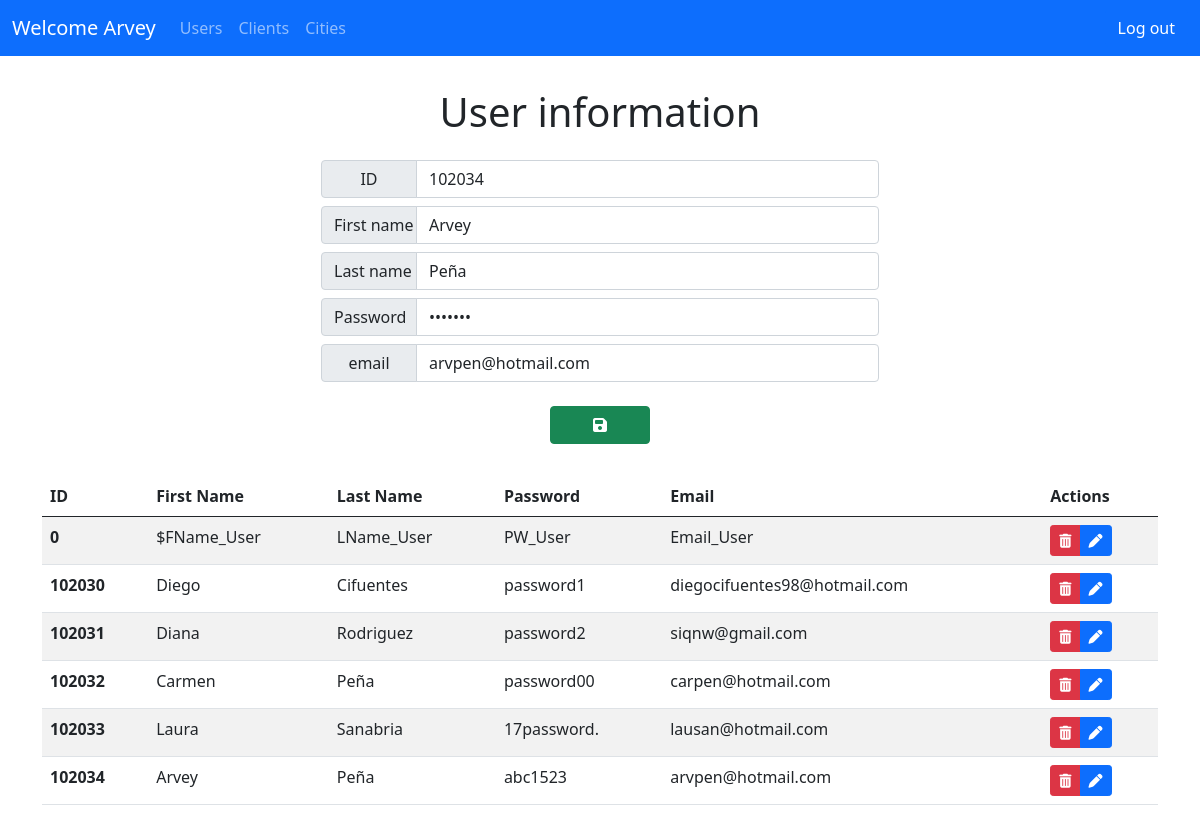
The app's page /users.php?edit=102034 (signed in), older data.
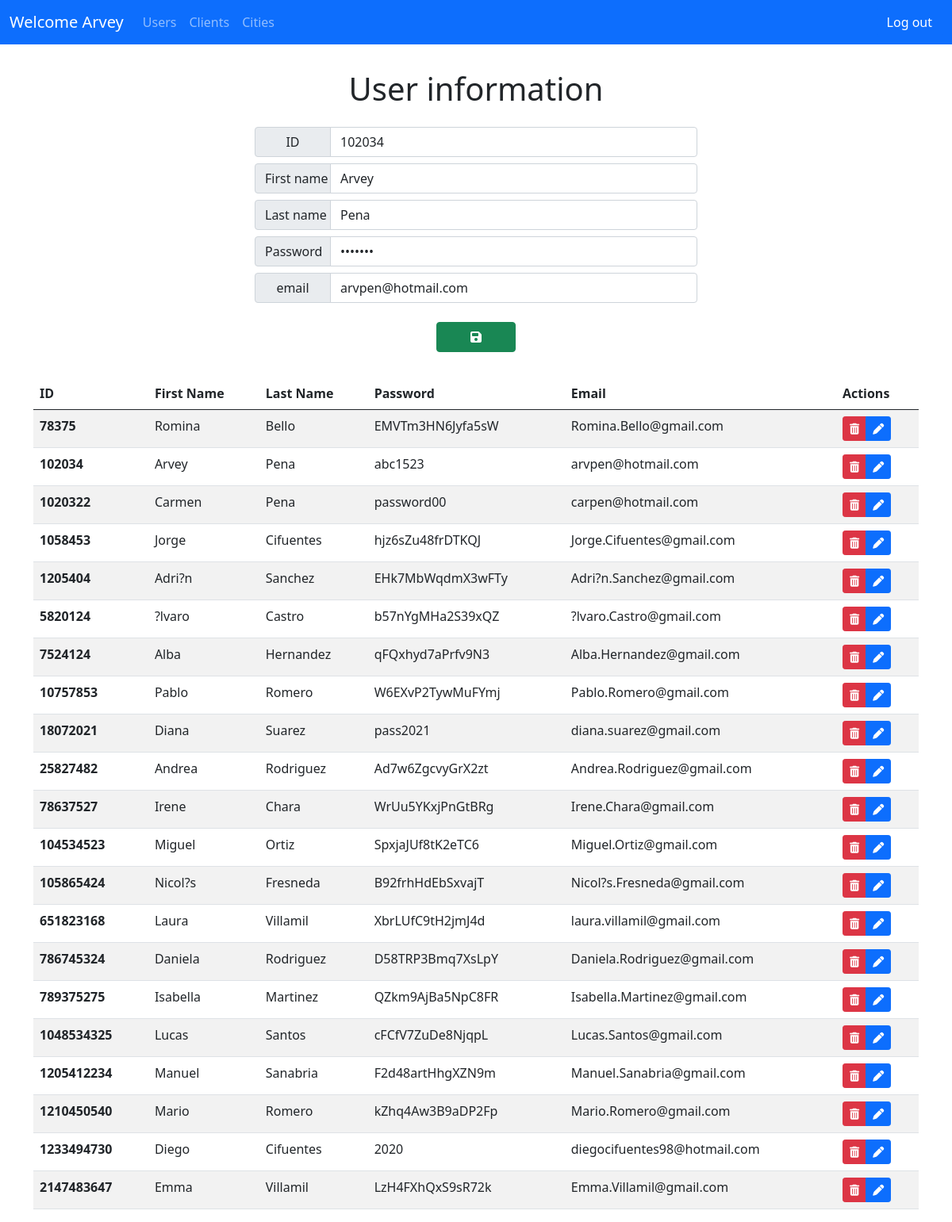
The same page, newer data.
### tables this page shows
CREATE TABLE `users` (
  `id` int(15) NOT NULL,
  `firstname` varchar(30) NOT NULL,
  `lastname` varchar(15) NOT NULL,
  `pass` varchar(30) NOT NULL,
  `email` varchar(30) NOT NULL
);

### users.php (the view, shortened to what this page needs)
<!DOCTYPE html>
<html lang="es">
  <head>
    <link rel="stylesheet" href="main.css" />
    <link href="https://cdn.jsdelivr.net/npm/bootstrap@5.0.2/dist/css/bootstrap.min.css" rel="stylesheet"/>
  </head>
  <body>
<?php
  include "includes/connection.php";
  include ("views/nav.php");
  if (isset($_GET['edit'])) {
    $Parameter = $_GET['edit'];
  }
    ?> <div class="alert alert-success text-center" role="alert">User deleted successfully</div><?php
  function Get_User($ID_User){
    $SELECT_User = "SELECT * FROM users WHERE id = '$ID_User'";
    $ExecSELECT_User = mysqli_query($GLOBALS['CON'],$SELECT_User);
    if($ExecSELECT_User){
      while($ROW = mysqli_fetch_assoc($ExecSELECT_User)){
        $ROW_ID = $ROW['id'];
        $ROW_FN = $ROW['firstname'];
        $ROW_LN = $ROW['lastname'];
        $ROW_PW = $ROW['pass'];
        $ROW_EMAIL = $ROW['email'];
        return array($ROW_ID, $ROW_FN, $ROW_LN, $ROW_PW, $ROW_EMAIL);
      }
    }
  }
  if(isset($Parameter)){
    list($ROW_ID, $ROW_FN, $ROW_LN, $ROW_PW, $ROW_EMAIL) = Get_User($Parameter);
  }else{
    $ROW_ID = "";
    $ROW_FN = "";
    $ROW_LN = "";
    $ROW_PW = "";
    $ROW_EMAIL = "";
  }?>
<div class="container">
    <div class="content">
<?php
if($SessionStarted){
  include("views/form_user.php");
?>
<table class="table table-striped table-hover" data-search="true">
  <thead>
    <tr>
      <th scope="col">ID</th>
      <th scope="col">First Name</th>
      <th scope="col">Last Name</th>
      <th scope="col">Password</th>
      <th scope="col">Email</th>
      <th scope="col">Actions</th>
    </tr>
  </thead>
  <tbody>
    <?php
    $Query_users_list = "select id as ID, firstname as FirstName, lastname as LastName, pass as Password, email as Email from users ORDER BY id asc";
    $ExecQuery_users_list = mysqli_query($CON,$Query_users_list);
    while($Users_list  = mysqli_fetch_assoc($ExecQuery_users_list)){
      $User_ID = $Users_list['ID'];
      $User_FirstName = $Users_list['FirstName'];
      $User_LastName = $Users_list['LastName'];
      $User_Password = $Users_list['Password'];
      $User_Email = $Users_list['Email'];
      ?>
    <tr>
      <th scope="row" class=""><?php echo $User_ID; ?></th>
      <td class=""><?php echo $User_FirstName; ?></td>
      <td class=""><?php echo $User_LastName; ?></td>
      <td class=""><?php echo $User_Password; ?></td>
      <td class=""><?php echo $User_Email; ?></td>
      <td class="">
        <form class="actions" action="users.php" method="GET">
          <div class="btn-group btn-group-sm" role="group">
            <button type="submit" name="delete" value="<?php echo $User_ID;?>" class="btn btn-danger action-delete-user">
            <i class="fas fa-trash-alt"></i>
            <button type="submit" name="edit" value="<?php echo $User_ID;?>" class="btn btn-primary action-edit-user">
              <i class="fas fa-pen"></i>
            </button>
          </div>
        </form>
      </td>
    </tr>
    <?php }?>
  </tbody>
</table>
<?php
}else{
  include ("views/form-login.php");
}
?>

### views/nav.php (shortened to what this page needs)
<nav class="navbar navbar-expand-lg navbar-dark bg-primary">
        <div class="container-fluid">
          <a class="navbar-brand" href="index.php"
            >Welcome
            <?php
            if(isset($_SESSION['id'])){
              $SessionStarted = true;
            }else{
              $SessionStarted = false;
            }
            if($SessionStarted){
              echo $_SESSION['firstname'];
            }
            ?>
          </a>
          <div class="collapse navbar-collapse" id="navbarNavAltMarkup">
            <ul class="navbar-nav me-auto mb-2 mb-lg-0">
              <li class="nav-item">
                <a href="users.php" class="nav-link" >Users</a>
              </li>
              <li class="nav-item">
                <a href="clients.php" class="nav-link ">Clients</a>
              </li>
              <li class="nav-item">
                <a href="cities.php" class="nav-link">Cities</a>
              </li>
            </ul>
            <a class="btn btn-primary" role="button" href="logout.php"
              >Log out</a
            >
          </div>
        </div>
      </nav>

### views/form_user.php (shortened to what this page needs)
<div class="form-section">
  <p class="h1 text-center">User information</p>
  <div class="form-section-data">
    <form class="global-form form-user" action="users.php" method="GET">
      <div class="form-group">
        <div class="row g-3 align-items-center">
          <div class="input-group info-box">
            <span for="ID_User" class="input-group-text">ID</span>
            <input type="text" id="ID_User" name="ID_User" value="<?php echo $ROW_ID;?>" class="form-control" required/>
          </div>
          <div class="input-group info-box">
            <span for="FName_User" class="input-group-text">First name</span>
            <input
              type="text"
              id="FName_User"
              name="FName_User"
              class="form-control" value="<?php echo $ROW_FN;?>" required
            />
          </div>
          <div class="input-group info-box">
            <span for="LName_User" class="input-group-text">Last name</span>
            <input
              type="text"
              id="LName_User"
              name="LName_User"
              class="form-control" value="<?php echo $ROW_LN;?>" required
            />
          </div>
          <div class="input-group info-box">
            <span for="PW_User" class="input-group-text">Password</span>
            <input
              type="password"
              id="PW_User"
              name="PW_User"
              class="form-control" value="<?php echo $ROW_PW;?>" required
            />
          </div>
          <div class="input-group info-box">
            <span for="Email_User" class="input-group-text">email</span>
            <input
              type="email"
              id="Email_User"
              name="Email_User"
              class="form-control" value="<?php echo $ROW_EMAIL;?>" required
            />
          </div>
          <button class="btn btn-success btn-form-user" type="submit" name="submit" value="click"><i class="fas fa-save"></i></button>
        </div>
      </div>
    </form>
  </div>
</div>

### main.css (style rules this page uses)
* { margin: 0; padding: 0; }
.content { width: 100%; background-color: #ffffff; }
.input-group-text { width: 6rem; justify-content: space-around; }
.input-group { margin: 0.5rem 0; }
.global-form { padding-top: 2rem; margin: 0 auto; max-width: 50%; justify-content: center; }
.info-box { margin-top: 0 !important; }
.form-section { display: flex; align-items: center; flex-wrap: wrap; justify-content: center; margin: 2rem 0; }
.btn-form-user { width: 100px !important; margin: auto; }

Row changes from the older to the newer data that the page shows:
removed users: id "0", firstname "$FName_User", lastname "LName_User", pass "PW_User", email "Email_User"
removed users: id "102030", firstname "Diego", lastname "Cifuentes", pass "password1", email "diegocifuentes98@hotmail.com"
removed users: id "102031", firstname "Diana", lastname "Rodriguez", pass "password2", email "siqnw@gmail.com"
removed users: id "102032", firstname "Carmen", lastname "Peña", pass "password00", email "carpen@hotmail.com"
removed users: id "102033", firstname "Laura", lastname "Sanabria", pass "17password.", email "lausan@hotmail.com"
changed users "Arvey": LName_User "Peña" → "Pena"; lastname "Peña" → "Pena"
added users: id "78375", firstname "Romina", lastname "Bello", pass "EMVTm3HN6Jyfa5sW", email "Romina.Bello@gmail.com"
added users: id "1020322", firstname "Carmen", lastname "Pena", pass "password00", email "carpen@hotmail.com"
added users: id "1058453", firstname "Jorge", lastname "Cifuentes", pass "hjz6sZu48frDTKQJ", email "Jorge.Cifuentes@gmail.com"
added users: id "1205404", firstname "Adri?n", lastname "Sanchez", pass "EHk7MbWqdmX3wFTy", email "Adri?n.Sanchez@gmail.com"
added users: id "5820124", firstname "?lvaro", lastname "Castro", pass "b57nYgMHa2S39xQZ", email "?lvaro.Castro@gmail.com"
added users: id "7524124", firstname "Alba", lastname "Hernandez", pass "qFQxhyd7aPrfv9N3", email "Alba.Hernandez@gmail.com"
added users: id "10757853", firstname "Pablo", lastname "Romero", pass "W6EXvP2TywMuFYmj", email "Pablo.Romero@gmail.com"
added users: id "18072021", firstname "Diana", lastname "Suarez", pass "pass2021", email "diana.suarez@gmail.com"
added users: id "25827482", firstname "Andrea", lastname "Rodriguez", pass "Ad7w6ZgcvyGrX2zt", email "Andrea.Rodriguez@gmail.com"
added users: id "78637527", firstname "Irene", lastname "Chara", pass "WrUu5YKxjPnGtBRg", email "Irene.Chara@gmail.com"
added users: id "104534523", firstname "Miguel", lastname "Ortiz", pass "SpxjaJUf8tK2eTC6", email "Miguel.Ortiz@gmail.com"
added users: id "105865424", firstname "Nicol?s", lastname "Fresneda", pass "B92frhHdEbSxvajT", email "Nicol?s.Fresneda@gmail.com"
added users: id "651823168", firstname "Laura", lastname "Villamil", pass "XbrLUfC9tH2jmJ4d", email "laura.villamil@gmail.com"
added users: id "786745324", firstname "Daniela", lastname "Rodriguez", pass "D58TRP3Bmq7XsLpY", email "Daniela.Rodriguez@gmail.com"
added users: id "789375275", firstname "Isabella", lastname "Martinez", pass "QZkm9AjBa5NpC8FR", email "Isabella.Martinez@gmail.com"
added users: id "1048534325", firstname "Lucas", lastname "Santos", pass "cFCfV7ZuDe8NjqpL", email "Lucas.Santos@gmail.com"
added users: id "1205412234", firstname "Manuel", lastname "Sanabria", pass "F2d48artHhgXZN9m", email "Manuel.Sanabria@gmail.com"
added users: id "1210450540", firstname "Mario", lastname "Romero", pass "kZhq4Aw3B9aDP2Fp", email "Mario.Romero@gmail.com"
added users: id "1233494730", firstname "Diego", lastname "Cifuentes", pass "2020", email "diegocifuentes98@hotmail.com"
added users: id "2147483647", firstname "Emma", lastname "Villamil", pass "LzH4FXhQxS9sR72k", email "Emma.Villamil@gmail.com"
